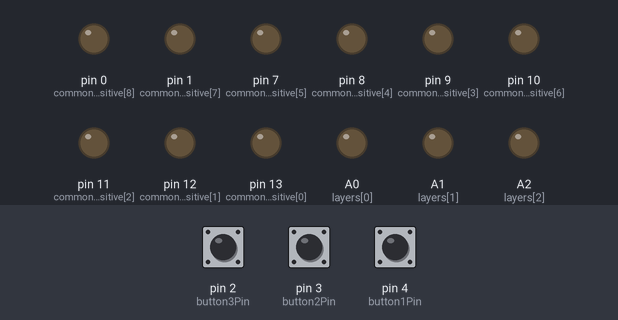
Bench run of a sketch on a simulated Arduino Uno, built with avr-gcc and run on an emulated ATmega328P. Shown: output pins drawn as LEDs (lit = HIGH). Dashed ring = blinking. Inputs (shaded band) come from the test bench; at power-on: pin 2 (button3Pin) HIGH, pin 3 (button2Pin) HIGH, pin 4 (button1Pin) HIGH. Random numbers use the default seed unless the sketch sets one.

Above: at 5.1 s.
5.2 s: pin 2 (button3Pin) pulled LOW for 0.15 s
At 6.35 s:
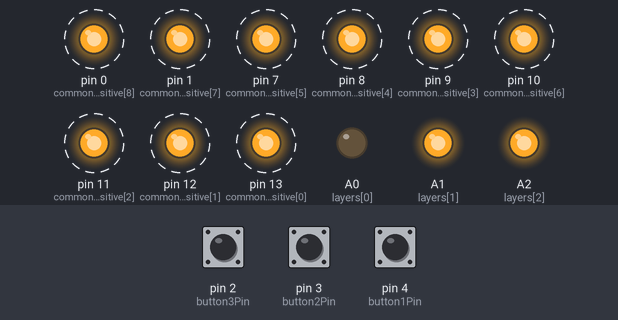
11.2 s: pin 3 (button2Pin) pulled LOW for 3.2 s
15.9 s: pin 4 (button1Pin) pulled LOW for 1 s
At 16.5 s:
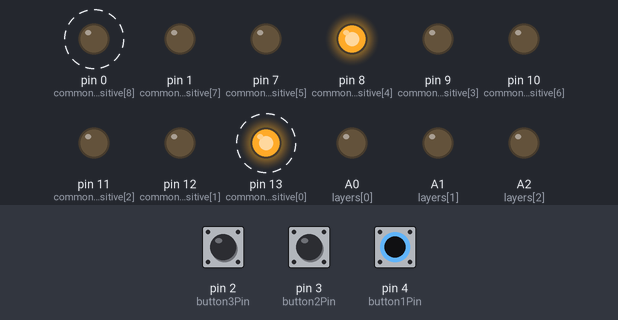
18.9 s: pin 3 (button2Pin) pulled LOW for 1 s
At 19.92 s:
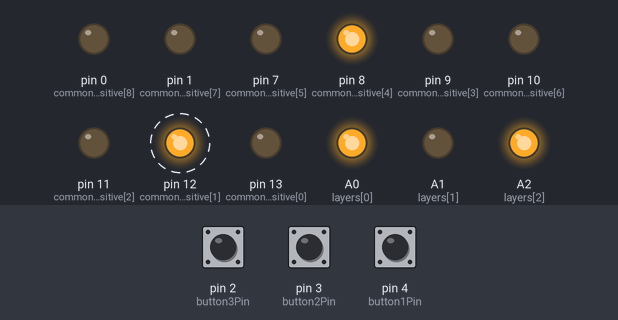
22.9 s: pin 2 (button3Pin) pulled LOW for 3.2 s
Timing chart, 0 to 28.6 s (numbered marks = the images above; inputs shaded):
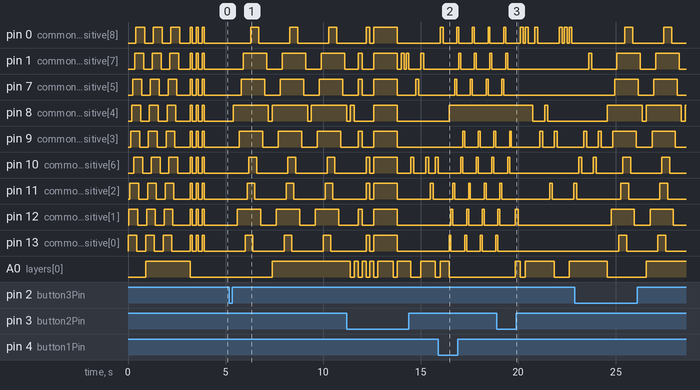

Measured:
- after the input at 5.2 s, pin 0 (commonPositive[8]): alternates HIGH for 0.40 s and LOW for 1.6 s, starting after 1.1 s; pin 1 (commonPositive[7]): alternates HIGH for 1.2 s and LOW for 0.80 s, starting after 0.70 s
- after the input at 15.9 s, pin 1 (commonPositive[7]): alternates HIGH for 0.10 s and LOW for 0.70 s, starting after 1.1 s; pin 7 (commonPositive[5]): alternates HIGH for 0.10 s and LOW for 0.70 s, starting after 0.85 s; pin 13 (commonPositive[0]): alternates HIGH for 0.10 s and LOW for 0.70 s, starting after 0.55 s
- after the input at 18.9 s, pin 8 (commonPositive[4]): HIGH → LOW after 1.9 s, → HIGH 0.60 s later, → LOW 0.15 s later; A0 (layers[0]): goes HIGH 0.25 s, LOW 0.25 s, HIGH 1.5 s, LOW 0.75 s, then HIGH, starting after 0.95 s

The sketch:

3x3x3LEDCUBE.ino
```cpp
/* 3X3X3 Summative LED Cube Code - Written by Mr. Yousef - 2025.01.15
A 3x3x3 LED cube that lights up a startup sequence and
multiple different sequences using the 3 pushbuttons
Uses common positive columns and common negative layers to light up
designated LEDs
*/

int commonPositive[] = { 13, 12, 11, 9, 8, 7, 10, 1, 0 };  // Array with all the pins values for common positives

// Initialize button pins and states
int button1Pin = 4;
int button2Pin = 3;
int button3Pin = 2;

int button1State;
int button2State;
int button3State;

// Initialize variables
int currentPattern;

int randomNumber;
int randomLayer;

void setup() {
  randomSeed(analogRead(A3));  // Used to create random sequences
  // Initialize common postives as output
  for (int i = 0; i < 9; i++) {
    pinMode(commonPositive[i], OUTPUT);
  }
  // Initialize common negatives as output
  pinMode(A0, OUTPUT);  // PIN A0 set as output
  pinMode(A1, OUTPUT);  // PIN A1 set as output
  pinMode(A2, OUTPUT);  // PIN A2 set as output

  // Initialize button pins as input
  pinMode(button1Pin, INPUT_PULLUP);  // Button 1 set as input pullup
  pinMode(button2Pin, INPUT_PULLUP);  // Button 2 set as input pullup
  pinMode(button3Pin, INPUT_PULLUP);  // Button 3 set as input pullup

  digitalWrite(A0, LOW);   // Layer 1 of cube is enabled
  digitalWrite(A1, HIGH);  // Layer 2 of cube is disabled
  digitalWrite(A2, HIGH);  // Layer 3 of cube is disabled

  for (int i = 0; i < 9; i++) {  // Turn ON each LED one after another in layer 1
    digitalWrite(commonPositive[i], HIGH);
    delay(50);
  }
  for (int i = 0; i < 9; i++) {  // Turn OFF each LED one after another in layer 1
    digitalWrite(commonPositive[i], LOW);
    delay(50);
  }

  digitalWrite(A0, HIGH);        // Layer 1 of cube is disabled
  digitalWrite(A1, LOW);         // Layer 2 of cube is enabled
  digitalWrite(A2, HIGH);        // Layer 3 of cube is disabled
  for (int i = 0; i < 9; i++) {  // Turn ON each LED one after another in layer 2
    digitalWrite(commonPositive[i], HIGH);
    delay(50);
  }
  for (int i = 0; i < 9; i++) {  // Turn OFF each LED one after another in layer 2
    digitalWrite(commonPositive[i], LOW);
    delay(50);
  }

  digitalWrite(A0, HIGH);        // layer 1 of cube is disabled
  digitalWrite(A1, HIGH);        // layer 2 of cube is disabled
  digitalWrite(A2, LOW);         // layer 3 of cube is enabled
  for (int i = 0; i < 9; i++) {  // Turn ON each LED one after another in layer 3
    digitalWrite(commonPositive[i], HIGH);
    delay(50);
  }
  for (int i = 0; i < 9; i++) {  // Turn OFF each LED one after another in layer 3
    digitalWrite(commonPositive[i], LOW);
    delay(50);
  }
  delay(500);
  digitalWrite(A0, LOW);         // Layer 1 of cube is enabled
  digitalWrite(A1, LOW);         // Layer 2 of cube is enabled
  digitalWrite(A2, LOW);         // Layer 3 of cube is enabled
  for (int i = 0; i < 9; i++) {  // Turn ON all LEDs
    digitalWrite(commonPositive[i], HIGH);
  }
  delay(100);
  for (int i = 0; i < 9; i++) {  // Turn OFF all LEDs
    digitalWrite(commonPositive[i], LOW);
  }
  delay(200);
  for (int i = 0; i < 9; i++) {  // Turn ON all LEDs
    digitalWrite(commonPositive[i], HIGH);
  }
  delay(100);
  for (int i = 0; i < 9; i++) {  // Turn OFF all LEDs
    digitalWrite(commonPositive[i], LOW);
  }
  delay(200);
  for (int i = 0; i < 9; i++) {  // Turn ON all LEDs
    digitalWrite(commonPositive[i], HIGH);
  }
  delay(100);
  for (int i = 0; i < 9; i++) {  // Turn OFF all LEDs
    digitalWrite(commonPositive[i], LOW);
  }
}

void loop() {
  // Read button states
  button1State = digitalRead(button1Pin);
  button2State = digitalRead(button2Pin);
  button3State = digitalRead(button3Pin);


  // Switch patterns based on button presses
  if (button1State == LOW) {  // Button 1 is pressed, play pattern one
    currentPattern = 1;
    delay(200);
  } else if (button2State == LOW) {  // Button 2 is pressed, play pattern two
    currentPattern = 2;
    delay(200);
  } else if (button3State == LOW) {  // Button 3 is pressed, play pattern three
    currentPattern = 3;
    delay(200);
  }
  // Play the selected pattern
  if (currentPattern == 1) {
    patternOne();
  } else if (currentPattern == 2) {
    patternTwo();
  } else if (currentPattern == 3) {
    patternThree();
  }
}


void patternOne() {
  // Activate all layers
  digitalWrite(A0, LOW);
  digitalWrite(A1, LOW);
  digitalWrite(A2, LOW);

  // Light up the central column (CP5)
  digitalWrite(commonPositive[4], HIGH);

  // Rotating the surrounding columns
  int rotatingOrder[] = { 0, 1, 2, 5, 8, 7, 6, 3 };  // Order of surrounding LEDs
  for (int i = 0; i < 8; i++) {
    digitalWrite(commonPositive[rotatingOrder[i]], HIGH);
    delay(100);
    digitalWrite(commonPositive[rotatingOrder[i]], LOW);
  }
}

void patternTwo() {
  // Deactivate all layers
  digitalWrite(A0, HIGH);
  digitalWrite(A1, HIGH);
  digitalWrite(A2, HIGH);
  for (int i = 0; i < 9; i++) {
    // Generate random numbers
    randomLayer = random(0, 3);
    randomNumber = random(0, 9);

    // Turn on designated layer based on random number generated
    if (randomLayer == 0) {
      digitalWrite(A0, LOW);
      digitalWrite(A1, HIGH);
      digitalWrite(A2, HIGH);
    } else if (randomLayer == 1) {
      digitalWrite(A0, HIGH);
      digitalWrite(A1, LOW);
      digitalWrite(A2, HIGH);
    } else if (randomLayer == 2) {
      digitalWrite(A0, HIGH);
      digitalWrite(A1, HIGH);
      digitalWrite(A2, LOW);
    }

    // Turn on designated common positive based on random number generated
    digitalWrite(commonPositive[randomNumber], HIGH);
    delay(150);
    digitalWrite(commonPositive[randomNumber], LOW);
    delay(100);
  }
}

void patternThree() {
  // Deactivate all layers
  digitalWrite(A0, HIGH);
  digitalWrite(A1, HIGH);
  digitalWrite(A2, HIGH);
  // Define LED groupings
  int corners[] = { 0, 2, 6, 8 };  // Corner LEDs
  int edges[] = { 1, 3, 5, 7 };    // Edge LEDs
  int layers[] = { A0, A1, A2 };   // Layer control pins

  // Part 1 of pattern
  for (int layer = 0; layer < 3; layer++) {
    digitalWrite(layers[layer], LOW);  // Activate the current layer

    // Light up the center first
    digitalWrite(commonPositive[4], HIGH);
    delay(200);

    // Light up the edges next
    for (int i = 0; i < 4; i++) {
      digitalWrite(commonPositive[edges[i]], HIGH);
      delay(100);
    }

    // Light up the corners last
    for (int i = 0; i < 4; i++) {
      digitalWrite(commonPositive[corners[i]], HIGH);
      delay(100);
    }

    // Turn off all LEDs in reverse order
    for (int i = 0; i < 4; i++) {
      digitalWrite(commonPositive[corners[i]], LOW);
      delay(100);
    }

    for (int i = 0; i < 4; i++) {
      digitalWrite(commonPositive[edges[i]], LOW);
      delay(100);
    }

    digitalWrite(commonPositive[4], LOW);  // Turn off center LED
    delay(200);

    digitalWrite(layers[layer], HIGH);  // Deactivate the current layer
  }


  // Part two of pattern
  for (int i = 0; i < 3; i++) {
    // Activate all layers
    digitalWrite(A0, LOW);
    digitalWrite(A1, LOW);
    digitalWrite(A2, LOW);

    // Light up LEDs layer-by-layer
    if (i == 0) {
      digitalWrite(commonPositive[4], HIGH);  // Light center
    } else if (i == 1) {
      for (int i = 0; i < 4; i++) {
        digitalWrite(commonPositive[edges[i]], HIGH);  // Light edges, no delay
      }
    } else if (i == 2) {
      for (int i = 0; i < 4; i++) {
        digitalWrite(commonPositive[corners[i]], HIGH);  // Light corners, no delay
      }
    }

    delay(200);

    // Turn off LEDs in the same step order
    if (i == 2) {
      for (int i = 0; i < 4; i++) {
        digitalWrite(commonPositive[corners[i]], LOW);  // Turn off corners
      }
    } else if (i == 1) {
      for (int i = 0; i < 4; i++) {
        digitalWrite(commonPositive[edges[i]], LOW);  // Turn off edges
      }
    } else if (i == 0) {
      digitalWrite(commonPositive[4], LOW);  // Turn off center
    }

    // Deactivate all layers
    digitalWrite(A0, HIGH);
    digitalWrite(A1, HIGH);
    digitalWrite(A2, HIGH);


    delay(200);
  }

  // Part three of pattern
  for (int layer = 0; layer < 3; layer++) {
    digitalWrite(layers[layer], LOW);  // Activate layer
    for (int i = 0; i < 9; i++) {
      digitalWrite(commonPositive[i], HIGH);  // Light up all LEDs in the layer
    }
    delay(200);
    for (int i = 0; i < 9; i++) {
      digitalWrite(commonPositive[i], LOW);  // Turn off all LEDs in the layer
    }
    digitalWrite(layers[layer], HIGH);  // Deactivate layer
  }

  for (int layer = 2; layer >= 0; layer--) {
    digitalWrite(layers[layer], LOW);  // Activate layer
    for (int i = 0; i < 9; i++) {
      digitalWrite(commonPositive[i], HIGH);  // Light up all LEDs in the layer
    }
    delay(200);
    for (int i = 0; i < 9; i++) {
      digitalWrite(commonPositive[i], LOW);  // Turn off all LEDs in the layer
    }
    digitalWrite(layers[layer], HIGH);  // Deactivate layer
  }
}
```
